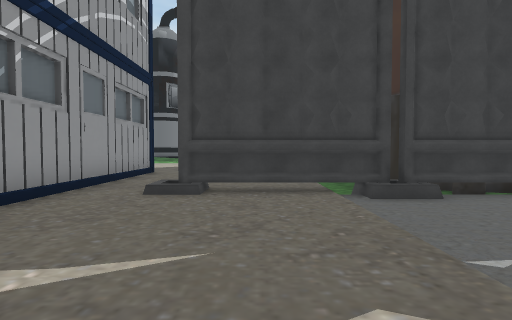
[1] (above)

24 first-person views from a walk through a 3-D level made in the Unity game engine. The camera is 1.5 m above the floor, tilts 2° down and sees 80° across. The floor is counted in squares, 2 m on a side. Each view is taken from the middle of a square. On the plan, view 1 faces up. The plan holds only what a view shows up to about 10 squares ahead; the rest is blank. The place goes on beyond the plan. Some surface patterns are stand-ins.

[2]
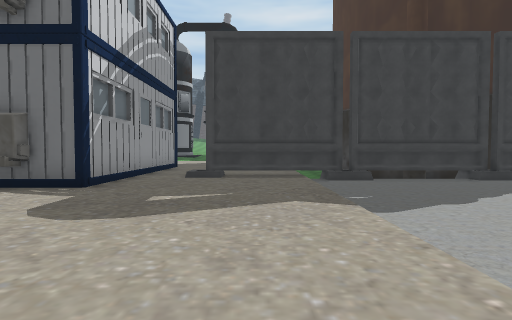

[3]
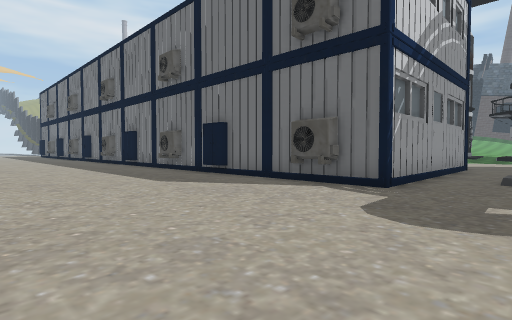

[4]
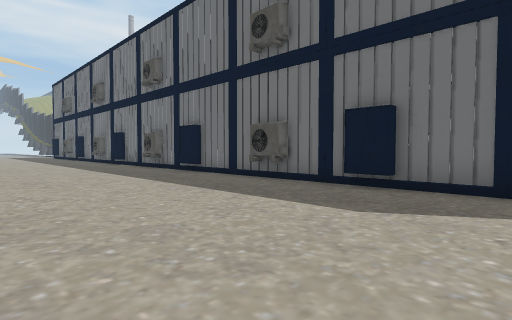

[5]
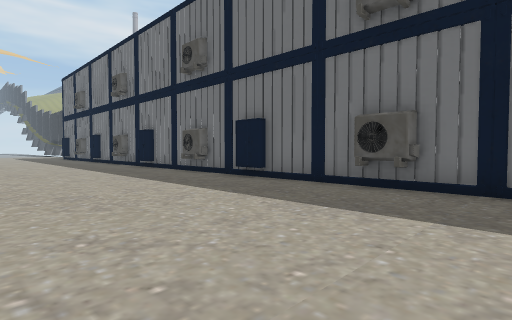

[6]
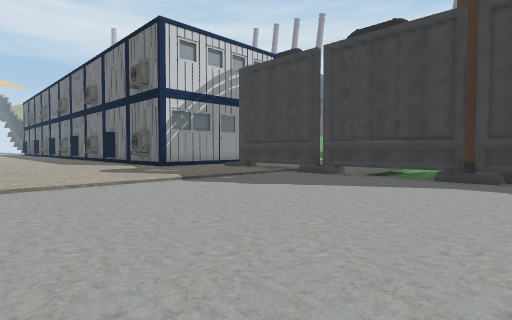

[7]
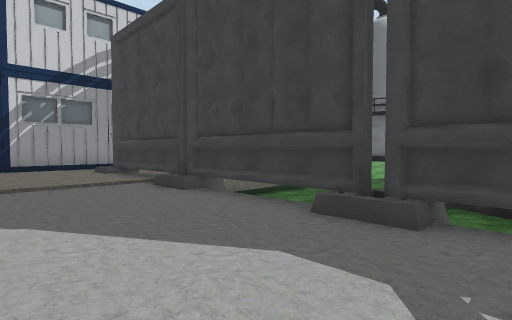

[8]
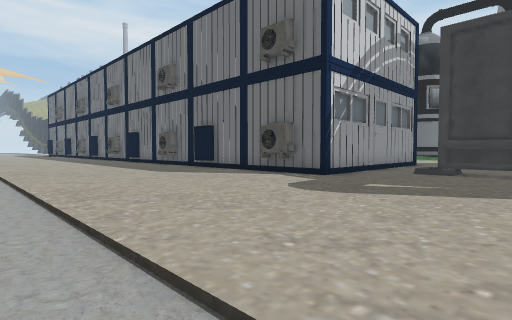

[9]
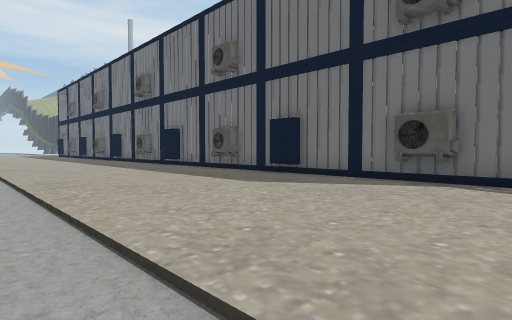

[10]
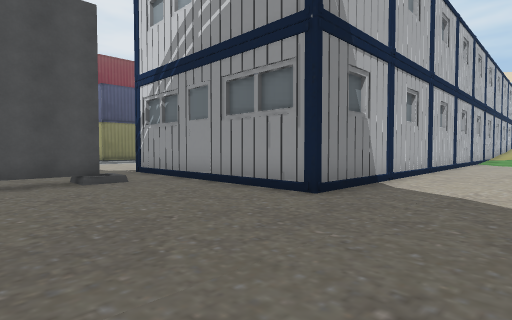

[11]
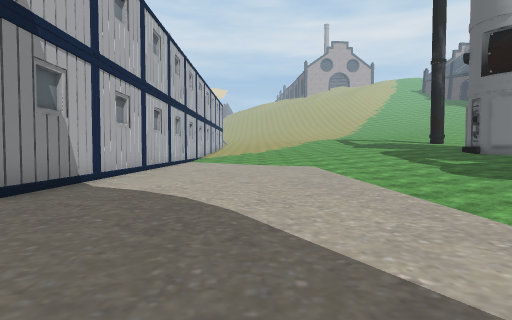

[12]
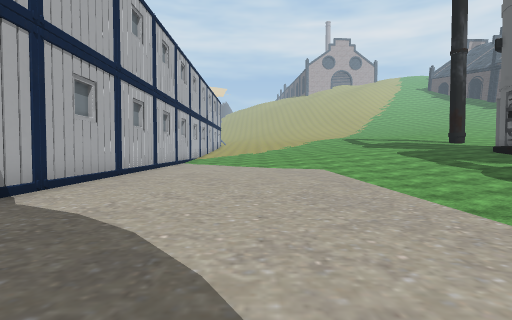

[13]
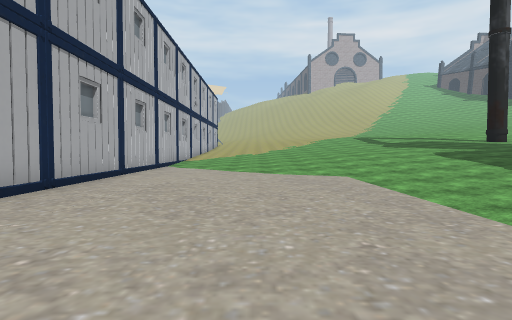

[14]
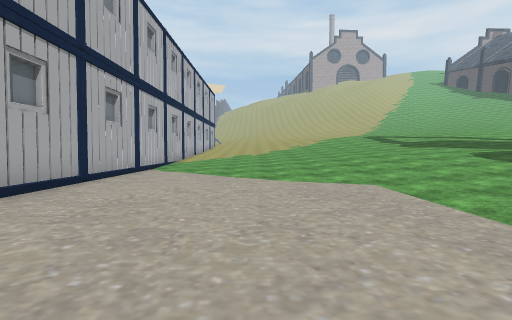

[15]
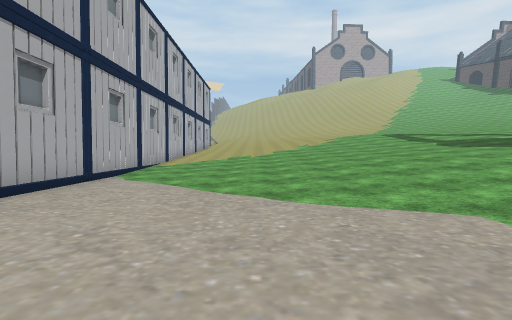

[16]
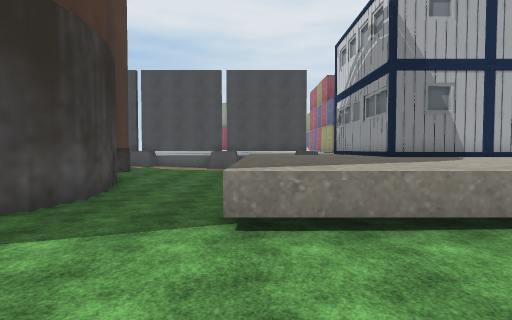

[17]
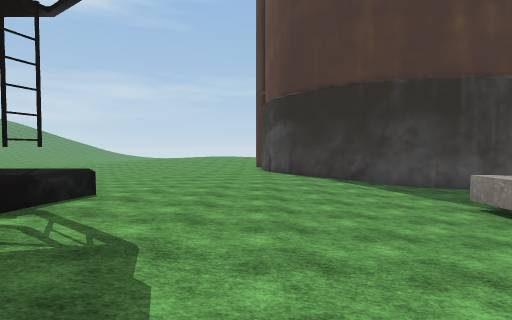

[18]
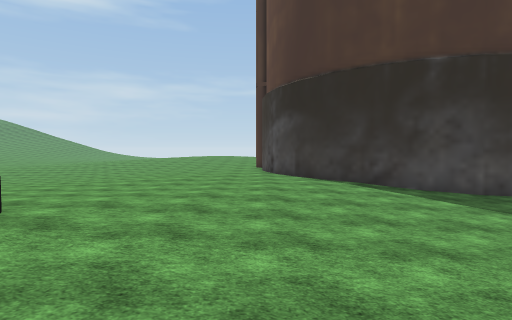

[19]
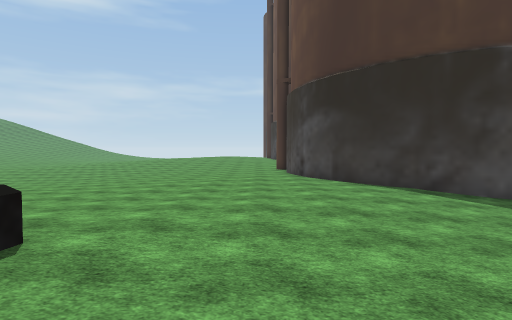

[20]
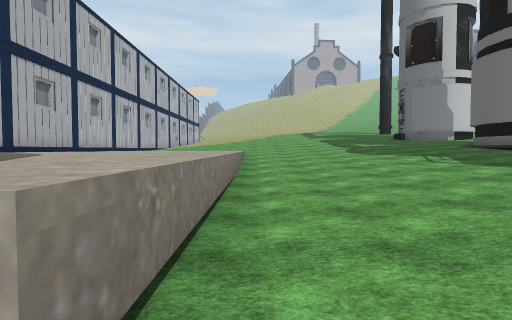

[21]
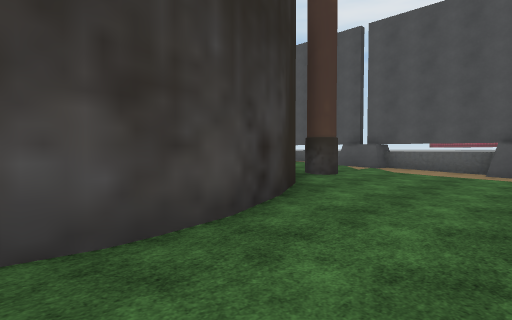

[22]
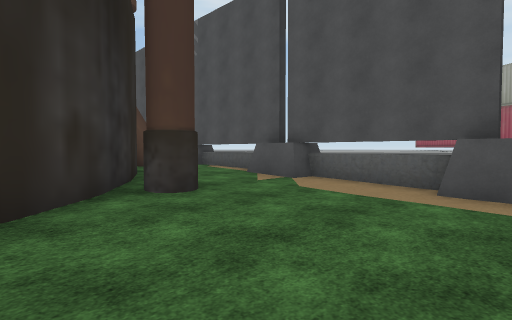

[23]
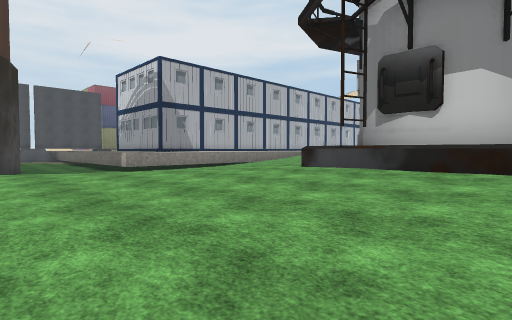

[24]
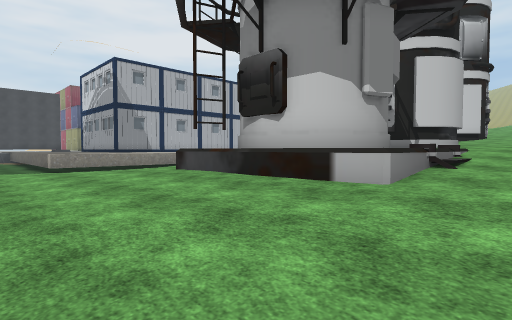

### Floor plan
Key: @ floor where view 1 was taken; # wall or solid block; . main floor; : floor 0.25 m higher than the main floor; - floor 0.25 m lower than the main floor; + floor 0.5 m higher than the main floor; _ floor 0.5 m lower than the main floor; * floor 0.75 m higher than the main floor; < floor 0.75 m lower than the main floor; ( floor 1 m lower than the main floor; ! floor 1.25 m lower than the main floor; ? floor 1.5 m lower than the main floor; / step, stairs or slope; = window, fence, low wall or low ledge; T thing the floor can be seen under or through.
Columns run from 19 left of view 1 to 8 right of it. Each row starts with its distance up from view 1.
 30                   //////
 29            *+++:////////  ??
 28            +++     +_<//!!??
 27            ##   ###+_<<((!!?
 26            ###    ##_<<(((!!
 25            ##     ##_<<((((!
 24            ///   ///_<<(((((
 23            //// ////_<<(((((
 22 // //// ////////////<<<(((((
 21 /////////////////////<<<<(((
 20 /////////////////////((((((#
 19 ////////////////////!(/(((##
 18 ///////////////////!!!!((##
 17 //////////////(!!!????!!##
 16 ///////..............???#
 15 //////...............???#
 14 ///::................???#
 13 //::.................???#
 12 :::..................???#
 11 ::...................???##
 10 ################.....???!#
  9                #.....??!!###
  8                #.....??!!!((
  7                #.....?!!!(((
  6                #..TTT##==###
  5                #.....//-----
  4                #.....-------
  3  ###############.....-------
  2  ....................-------
  1 .....................-------
  0 ...................@.-------
 -1 .....................-------
 -2 .....................-------
 -3    ////////////////// ------
 -4            ----------

Where each view was taken, in squares from view 1:
view 1: 0 up, 0 right, facing up
view 2: 3 down, 0 right, facing up
view 3: 3 down, 1 left, facing up-left
view 4: 3 down, 6 left, facing up-left
view 5: 3 down, 9 left, facing up-left
view 6: 3 down, 8 right, facing up-left
view 7: 2 up, 8 right, facing up-left
view 8: 4 down, 1 right, facing up-left
view 9: 4 down, 3 left, facing up-left
view 10: 13 up, 1 right, facing down-left
view 11: 14 up, 1 right, facing left
view 12: 14 up, 1 left, facing left
view 13: 14 up, 4 left, facing left
view 14: 14 up, 6 left, facing left
view 15: 14 up, 9 left, facing left
view 16: 20 up, 1 right, facing down
view 17: 21 up, 5 left, facing right
view 18: 21 up, 3 left, facing right
view 19: 22 up, 2 left, facing right
view 20: 17 up, 2 right, facing left
view 21: 15 up, 2 right, facing down-right
view 22: 11 up, 2 right, facing down-right
view 23: 28 up, 6 right, facing down-left
view 24: 30 up, 4 right, facing down-left
